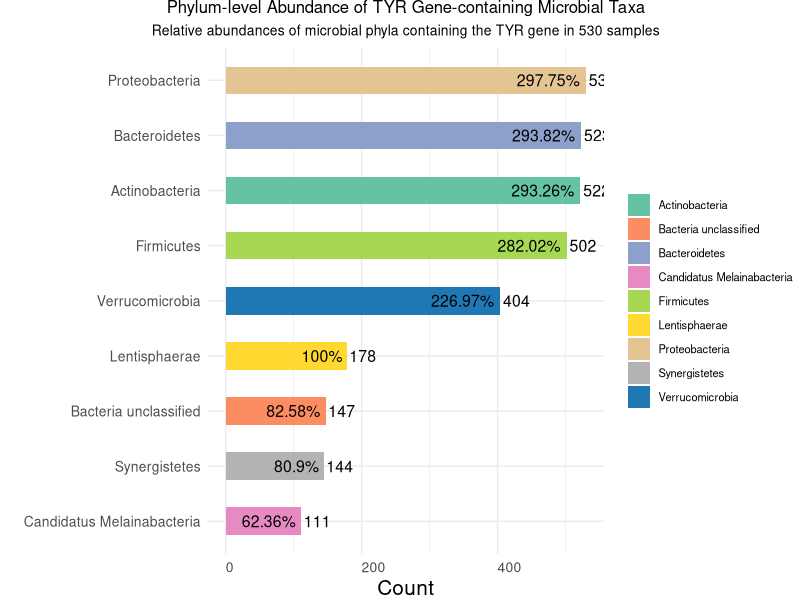

The R script that drew this image:
# Load required packages
library(ggplot2)

# Create a data frame from the provided data
data <- data.frame(
  Phylum = c("Firmicutes", "Bacteroidetes", "Proteobacteria", "Verrucomicrobia", "Actinobacteria", "Candidatus Melainabacteria", "Bacteria unclassified", "Synergistetes", "Lentisphaerae"),
  Abundance = c(502, 523, 530, 404, 522, 111, 147, 144, 178)
)

# Define custom color palette with lower saturation
custom_palette <- c("#66c2a5", "#fc8d62", "#8da0cb", "#e78ac3", "#a6d854", "#ffd92f", "#e5c494", "#b3b3b3", "#1f78b4")

# Calculate the percentage relative to Lentisphaerae abundance
lentisphaerae_abundance <- data$Abundance[9]
data$PercentageRelative <- (data$Abundance / lentisphaerae_abundance) * 100

# Create the updated bar plot with percentage relative and adjusted axis labels
p <- ggplot(data, aes(x = reorder(Phylum, Abundance), y = Abundance, fill = Phylum)) +
  geom_bar(stat = "identity", width = 0.5) +
  scale_fill_manual(values = custom_palette) +
  coord_flip() +
  labs(
    x = "",
    y = "Count",
    title = "Phylum-level Abundance of TYR Gene-containing Microbial Taxa",
    subtitle = "Relative abundances of microbial phyla containing the TYR gene in 530 samples"
  ) +
  theme_minimal() +
  theme(
    legend.position = "right",
    legend.title = element_blank(),
    legend.text = element_text(size = 8),
    plot.title = element_text(size = 12, hjust = 0.5),
    plot.subtitle = element_text(size = 10, hjust = 0.5),
    axis.title = element_text(size = 15),
    axis.text.y = element_text(size = 10),
    axis.text.x = element_text(size = 10, hjust = 0),
    plot.margin = margin(0, 0, 0, 0, "cm")
  ) +
  geom_text(aes(label = Abundance), hjust = -0.1, size = 4) +
  geom_text(aes(label = paste0(round(PercentageRelative, 2), "%")), hjust = 1.1, color = "black", vjust = 0.5, size = 4)

# Add space for the legend on the right
p <- p + theme(legend.spacing = unit(1.5, "cm"))

# Save the plot as a PDF file
ggsave("phylum_abundance_plot.pdf", p, width = 12, height = 6)
